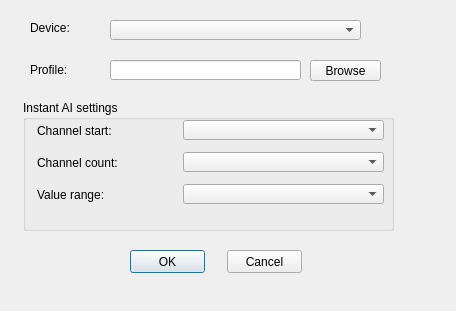
<?xml version="1.0" encoding="UTF-8"?>
<ui version="4.0">
 <class>ConfigureDialog</class>
 <widget class="QDialog" name="ConfigureDialog">
  <property name="geometry">
   <rect>
    <x>0</x>
    <y>0</y>
    <width>456</width>
    <height>311</height>
   </rect>
  </property>
  <property name="minimumSize">
   <size>
    <width>456</width>
    <height>311</height>
   </size>
  </property>
  <property name="maximumSize">
   <size>
    <width>456</width>
    <height>311</height>
   </size>
  </property>
  <property name="windowTitle">
   <string>Select Device —— DaiQizheng</string>
  </property>
  <widget class="QComboBox" name="cmbDevice">
   <property name="geometry">
    <rect>
     <x>110</x>
     <y>20</y>
     <width>251</width>
     <height>20</height>
    </rect>
   </property>
   <property name="sizePolicy">
    <sizepolicy hsizetype="Maximum" vsizetype="Fixed">
     <horstretch>0</horstretch>
     <verstretch>0</verstretch>
    </sizepolicy>
   </property>
   <property name="layoutDirection">
    <enum>Qt::LeftToRight</enum>
   </property>
  </widget>
  <widget class="QLabel" name="lblDevice">
   <property name="geometry">
    <rect>
     <x>30</x>
     <y>20</y>
     <width>61</width>
     <height>16</height>
    </rect>
   </property>
   <property name="sizePolicy">
    <sizepolicy hsizetype="Fixed" vsizetype="Fixed">
     <horstretch>0</horstretch>
     <verstretch>0</verstretch>
    </sizepolicy>
   </property>
   <property name="text">
    <string>Device:</string>
   </property>
   <property name="buddy">
    <cstring>cmbDevice</cstring>
   </property>
  </widget>
  <widget class="QPushButton" name="btnOK">
   <property name="geometry">
    <rect>
     <x>130</x>
     <y>250</y>
     <width>75</width>
     <height>23</height>
    </rect>
   </property>
   <property name="text">
    <string>OK</string>
   </property>
  </widget>
  <widget class="QPushButton" name="btnCancel">
   <property name="geometry">
    <rect>
     <x>227</x>
     <y>250</y>
     <width>75</width>
     <height>23</height>
    </rect>
   </property>
   <property name="text">
    <string>Cancel</string>
   </property>
   <property name="autoDefault">
    <bool>false</bool>
   </property>
  </widget>
  <widget class="QGroupBox" name="groupBox">
   <property name="geometry">
    <rect>
     <x>23</x>
     <y>100</y>
     <width>371</width>
     <height>131</height>
    </rect>
   </property>
   <property name="title">
    <string>Instant AI settings</string>
   </property>
   <widget class="QComboBox" name="cmbChannelStart">
    <property name="geometry">
     <rect>
      <x>160</x>
      <y>20</y>
      <width>201</width>
      <height>20</height>
     </rect>
    </property>
    <property name="sizePolicy">
     <sizepolicy hsizetype="Maximum" vsizetype="Fixed">
      <horstretch>0</horstretch>
      <verstretch>0</verstretch>
     </sizepolicy>
    </property>
   </widget>
   <widget class="QLabel" name="lblValueRange">
    <property name="geometry">
     <rect>
      <x>14</x>
      <y>84</y>
      <width>121</width>
      <height>22</height>
     </rect>
    </property>
    <property name="sizePolicy">
     <sizepolicy hsizetype="Fixed" vsizetype="Fixed">
      <horstretch>0</horstretch>
      <verstretch>0</verstretch>
     </sizepolicy>
    </property>
    <property name="minimumSize">
     <size>
      <width>91</width>
      <height>22</height>
     </size>
    </property>
    <property name="maximumSize">
     <size>
      <width>200</width>
      <height>22</height>
     </size>
    </property>
    <property name="text">
     <string>Value range:</string>
    </property>
    <property name="buddy">
     <cstring>cmbValueRange</cstring>
    </property>
   </widget>
   <widget class="QLabel" name="lblChannelCount">
    <property name="geometry">
     <rect>
      <x>14</x>
      <y>52</y>
      <width>111</width>
      <height>22</height>
     </rect>
    </property>
    <property name="sizePolicy">
     <sizepolicy hsizetype="Fixed" vsizetype="Preferred">
      <horstretch>0</horstretch>
      <verstretch>0</verstretch>
     </sizepolicy>
    </property>
    <property name="minimumSize">
     <size>
      <width>91</width>
      <height>22</height>
     </size>
    </property>
    <property name="maximumSize">
     <size>
      <width>200</width>
      <height>22</height>
     </size>
    </property>
    <property name="text">
     <string>Channel count:</string>
    </property>
    <property name="buddy">
     <cstring>cmbChannelCount</cstring>
    </property>
   </widget>
   <widget class="QLabel" name="lblChannelStart">
    <property name="geometry">
     <rect>
      <x>14</x>
      <y>20</y>
      <width>121</width>
      <height>22</height>
     </rect>
    </property>
    <property name="minimumSize">
     <size>
      <width>91</width>
      <height>22</height>
     </size>
    </property>
    <property name="maximumSize">
     <size>
      <width>200</width>
      <height>22</height>
     </size>
    </property>
    <property name="text">
     <string>Channel start:</string>
    </property>
    <property name="buddy">
     <cstring>cmbChannelStart</cstring>
    </property>
   </widget>
   <widget class="QComboBox" name="cmbValueRange">
    <property name="geometry">
     <rect>
      <x>160</x>
      <y>84</y>
      <width>201</width>
      <height>20</height>
     </rect>
    </property>
    <property name="sizePolicy">
     <sizepolicy hsizetype="Maximum" vsizetype="Fixed">
      <horstretch>0</horstretch>
      <verstretch>0</verstretch>
     </sizepolicy>
    </property>
   </widget>
   <widget class="QComboBox" name="cmbChannelCount">
    <property name="geometry">
     <rect>
      <x>160</x>
      <y>52</y>
      <width>201</width>
      <height>20</height>
     </rect>
    </property>
    <property name="sizePolicy">
     <sizepolicy hsizetype="Maximum" vsizetype="Fixed">
      <horstretch>0</horstretch>
      <verstretch>0</verstretch>
     </sizepolicy>
    </property>
   </widget>
  </widget>
  <widget class="QLabel" name="lblDevice_2">
   <property name="geometry">
    <rect>
     <x>30</x>
     <y>60</y>
     <width>71</width>
     <height>20</height>
    </rect>
   </property>
   <property name="sizePolicy">
    <sizepolicy hsizetype="Fixed" vsizetype="Fixed">
     <horstretch>0</horstretch>
     <verstretch>0</verstretch>
    </sizepolicy>
   </property>
   <property name="text">
    <string>Profile:</string>
   </property>
   <property name="buddy">
    <cstring>cmbDevice</cstring>
   </property>
  </widget>
  <widget class="QLineEdit" name="txtProfilePath">
   <property name="geometry">
    <rect>
     <x>110</x>
     <y>60</y>
     <width>191</width>
     <height>20</height>
    </rect>
   </property>
  </widget>
  <widget class="QPushButton" name="btnBrowse">
   <property name="geometry">
    <rect>
     <x>310</x>
     <y>60</y>
     <width>71</width>
     <height>21</height>
    </rect>
   </property>
   <property name="text">
    <string>Browse</string>
   </property>
  </widget>
 </widget>
 <tabstops>
  <tabstop>cmbDevice</tabstop>
  <tabstop>cmbChannelStart</tabstop>
  <tabstop>cmbChannelCount</tabstop>
  <tabstop>cmbValueRange</tabstop>
  <tabstop>btnOK</tabstop>
  <tabstop>btnCancel</tabstop>
 </tabstops>
 <resources/>
 <connections/>
</ui>
